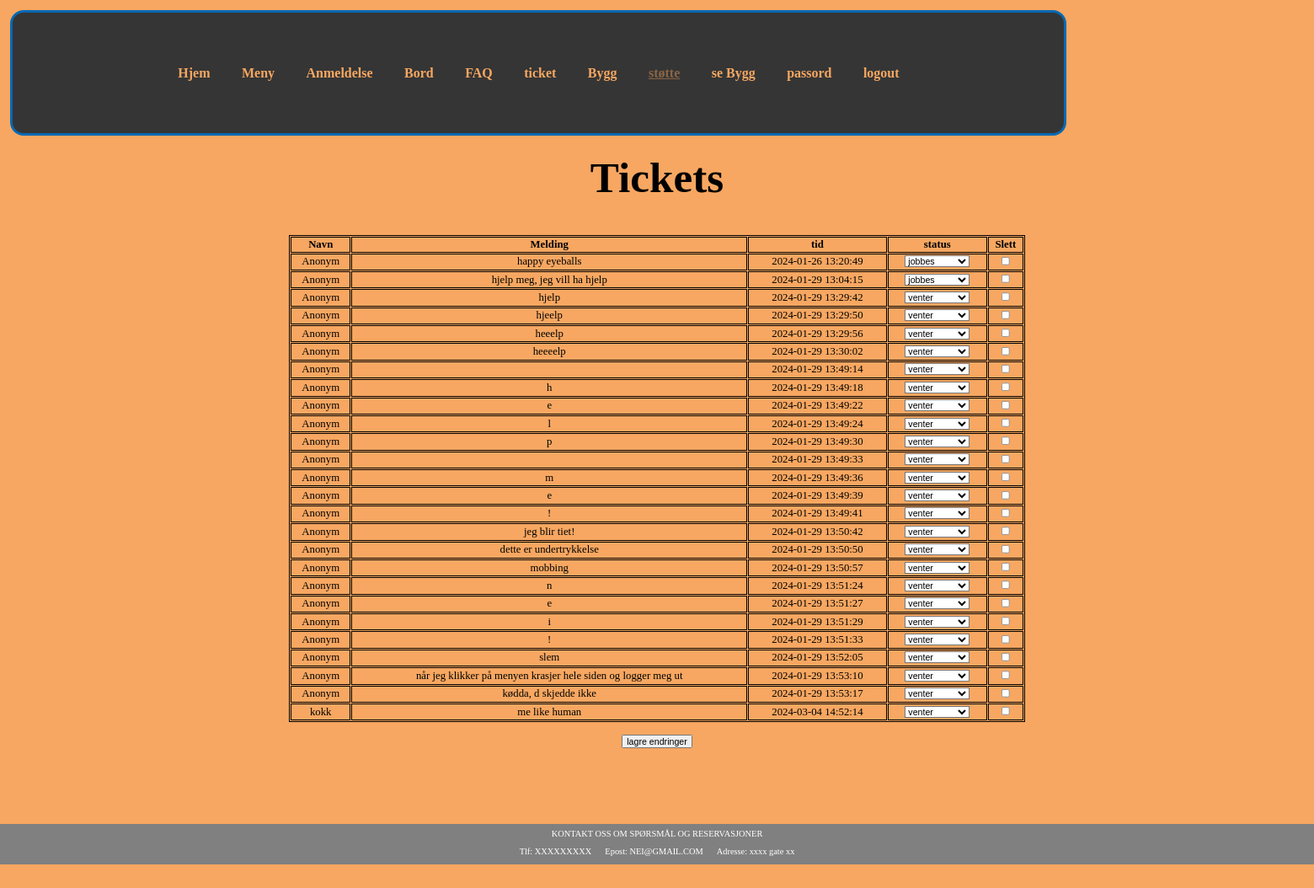
Page /php/tickting/brukerS.php (signed in) on the committed database.
### tables this page shows
CREATE TABLE `ticket` (
  `id` int(11) NOT NULL,
  `brukernavn` varchar(20) NOT NULL,
  `mld` longtext NOT NULL,
  `tid` datetime NOT NULL,
  `status` varchar(40) NOT NULL
);

### php/tickting/brukerS.php (the view, shortened to what this page needs)
<?php
include ("../koble.php");
if((isset($_SESSION) && $_SESSION['admin'] === 'Admin') ){
?>
<!DOCTYPE html>
<html lang="en">
<head>
    <link rel="stylesheet" href="../../style/style.css" media="screen and (min-device-width: 800px)">
    <link rel="stylesheet" href="../../style/phonestyle.css" media="screen and (max-device-width: 800px)">
</head>
<body>
    <div class="meny">
        <a class="orange" href="../../index.php">Hjem</a>
        <a class="orange" href="../Meny.php">Meny</a>
        <a class="orange" href="../Anmeldelse.php">Anmeldelse</a>
        <a class="orange" href="../bord.php">Bord</a>
        <a class="orange" href="../FAQ.php">FAQ</a>
        <a class="orange" href="ticket.php">ticket</a>
        <a class="orange" href="../BB.php">Bygg</a>
        <?php if (isset($_SESSION['admin']) && $_SESSION['admin'] === 'Admin') { ?>
        <a class="darkorange" href="brukerS.php">støtte</a>
        <?php } ?>
        <a class="orange" href="../showBB.PHP">se Bygg</a>
        <?php
        if ($_SESSION)
        {
            echo '<a class="orange" href="../passord.php">passord</a>';
            echo '<a class="orange" href="/login/logout.php">logout</a>';
        } else {
            echo ' <a class="orange" href="/login/inLOG.php">login</a>';
        }
        ?>
    </div>
    <h1 class="overskrift">
        Tickets
    </h1><br>
<div class="center">
<table>
<form method="POST" >
<tr>
  <th>Navn</th>
  <th>Melding</th>
  <th>tid</th>
  <th>status</th>
  <th>Slett</th>
</tr>
<?php
$query= "SELECT * from ticket";
if( $result = mysqli_query($con, $query)){
    $rowname=1;
    while ($row=mysqli_fetch_assoc($result)){
        $id = $row["id"];
        $brukernavn=$row["brukernavn"];
        $mld=$row["mld"];
        $tid=$row["tid"];
        $status=$row["status"];
        echo"<tr><td>   ".$brukernavn." </td><td> ".$mld."  </td><td> ". $tid."</td><td>
        <select name='newStatus_".$rowname."'><option value=".$status.">".$status."</option>
        <option value='jobbes på'>jobbes på</option><option value='ikke besvart'>ikke besvart</option><option value='løst'>løst</option></select>
        </td>
        <td>
        <input type='checkbox' id='slett' name='slett_".$rowname."' value='slett'>
        </td>
        </tr>
        <input type='hidden' value=".$id." name='ticketid_".$rowname."'>";
        $rowname++;
    }
}
?>
</table>
</div>
<div class="centertxt">
    <br>
<input type="submit" value="lagre endringer">
</div>
    <br><br><br><br>
    <br>
    <br>
    <div class="bunntext">
        KONTAKT OSS OM SPØRSMÅL OG RESERVASJONER
        <div class="kon">
            <p>Tlf: XXXXXXXXX</p>
            <p>Epost: NEI@GMAIL.COM</p>
            <p>Adresse: xxxx gate xx</p>
        </div>
</body>
</html>
<?php
}else{
    header("location: ../../index.php");
}
?>

### style/style.css (style rules this page uses)
body { background: #f7a761; color: rgb(0, 0, 0); margin: 0 auto; overflow-x: hidden; font-size: 16px; zoom: 80%; }
body { background: #f7a761; color: rgb(0, 0, 0); margin: 0px auto; overflow-x: hidden; }
.meny { display: flex; justify-content: center; margin: 1vw; gap: 4vw; font-size: 27px; background-color: rgb(53, 53, 53); padding: 2vw; font-weight: bolder; border: solid #0569B4 4px; border-radius: 20px; }
.overskrift { text-align: center; scale: 2; padding: 3vh; }
.orange { color: #f7a761; transition: 0.5s; }
.darkorange { color: #4f84ae; text-decoration: underline; }
a { text-decoration: none; }
.bunntext { background-color: gray; font-size: small; color: white; padding-top: 7px; width: 100%; display: flex; flex-direction: column; align-items: center; position: absolute; }
.kon { display: flex; flex-direction: row; gap: 20px; }
.center { display: flex; flex-direction: column; align-items: center; }
.centertxt { text-align: center; }
table { width: 70vw; }
table, th, td { border:1px solid black; }
td { text-align: center; }

### style/phonestyle.css (style rules this page uses)
body { background: #f7a761; color: rgb(0, 0, 0); margin: 0 auto; overflow-x: hidden; font-size: 16px; }
.meny { width: 90vw; display: flex; flex-direction: row; gap: 3vw; font-size: 20px; background-color: rgb(53, 53, 53); padding: 5vw; z-index: 10; align-content: center; justify-content: center; }
.overskrift { text-align: center; }
.orange { color: #f7a761; }
.darkorange { color: #896546; text-decoration: underline; }
a { text-decoration: none; }
.bunntext { background-color: gray; font-size: small; color: white; padding-top: 7px; width: 100%; display: flex; flex-direction: column; align-items: center; position: absolute; }
.kon { display: flex; flex-direction: row; gap: 20px; }

### rows in the picture
ticket: brukernavn "Anonym", mld "happy eyeballs", tid "2024-01-26 13:20:49", status "jobbes"
ticket: brukernavn "Anonym", mld "hjelp meg, jeg vill ha hjelp", tid "2024-01-29 13:04:15", status "jobbes"
ticket: brukernavn "Anonym", mld "hjelp", tid "2024-01-29 13:29:42", status "venter"
ticket: brukernavn "Anonym", mld "hjeelp", tid "2024-01-29 13:29:50", status "venter"
ticket: brukernavn "Anonym", mld "heeelp", tid "2024-01-29 13:29:56", status "venter"
ticket: brukernavn "Anonym", mld "heeeelp", tid "2024-01-29 13:30:02", status "venter"
ticket: brukernavn "Anonym", tid "2024-01-29 13:49:14", status "venter"
ticket: brukernavn "Anonym", mld "h", tid "2024-01-29 13:49:18", status "venter"
ticket: brukernavn "Anonym", mld "e", tid "2024-01-29 13:49:22", status "venter"
ticket: brukernavn "Anonym", mld "l", tid "2024-01-29 13:49:24", status "venter"
ticket: brukernavn "Anonym", mld "p", tid "2024-01-29 13:49:30", status "venter"
ticket: brukernavn "Anonym", tid "2024-01-29 13:49:33", status "venter"
ticket: brukernavn "Anonym", mld "m", tid "2024-01-29 13:49:36", status "venter"
ticket: brukernavn "Anonym", mld "e", tid "2024-01-29 13:49:39", status "venter"
ticket: brukernavn "Anonym", mld "!", tid "2024-01-29 13:49:41", status "venter"
ticket: brukernavn "Anonym", mld "jeg blir tiet!", tid "2024-01-29 13:50:42", status "venter"
ticket: brukernavn "Anonym", mld "dette er undertrykkelse", tid "2024-01-29 13:50:50", status "venter"
ticket: brukernavn "Anonym", mld "mobbing", tid "2024-01-29 13:50:57", status "venter"
ticket: brukernavn "Anonym", mld "n", tid "2024-01-29 13:51:24", status "venter"
ticket: brukernavn "Anonym", mld "e", tid "2024-01-29 13:51:27", status "venter"
ticket: brukernavn "Anonym", mld "i", tid "2024-01-29 13:51:29", status "venter"
ticket: brukernavn "Anonym", mld "!", tid "2024-01-29 13:51:33", status "venter"
ticket: brukernavn "Anonym", mld "slem", tid "2024-01-29 13:52:05", status "venter"
ticket: brukernavn "Anonym", mld "når jeg klikker på menyen krasjer hele siden og logger meg ut", tid "2024-01-29 13:53:10", status "venter"
ticket: brukernavn "Anonym", mld "kødda, d skjedde ikke", tid "2024-01-29 13:53:17", status "venter"
ticket: brukernavn "kokk", mld "me like human", tid "2024-03-04 14:52:14", status "venter"
